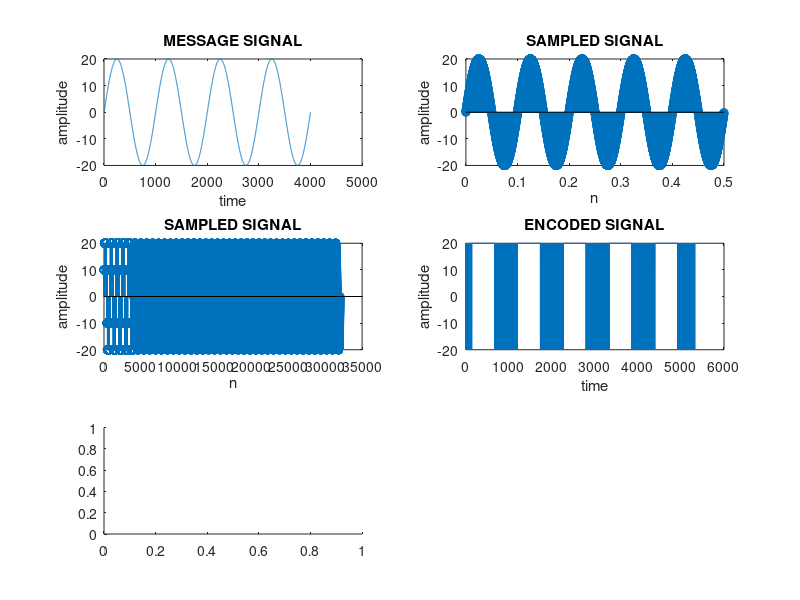

Write MATLAB code to recreate this figure. (Note: this script raises an error after producing the figure.)
clc;
clear all;
close all;
f=1000
t=0:1/f:4;
A=20;
fs=8000;
msg_sig=A*sin(2*pi*t);
subplot(3,2,1);
plot(msg_sig);
xlabel('time');
ylabel('amplitude');
title('MESSAGE SIGNAL');

n=10;
n=0:1/fs:4;
samp_sig=A*sin(2*pi*f*n*0.01);
subplot(3,2,2);
stem(n(1:4*f),samp_sig(1:4*f));
xlabel('n');
ylabel('amplitude');
title('SAMPLED SIGNAL');

encoded=[];
sampled=samp_sig;
for i=1:f*4
    if (samp_sig(i)>=-20 & samp_sig(i)<-10)
        sampled(i)=-20;
    end
    if (samp_sig(i)>=-10 & samp_sig(i)<0)
        sampled(i)=-10;
        encoded=[encoded [-A A]];
    end
    if (samp_sig(i)>=0 & samp_sig(i)<10)
        sampled(i)=10;
        encoded=[encoded [A -A]];
    end
    if (samp_sig(i)>=10 & samp_sig(i)<20)
        sampled(i)=20;
        encoded=[encoded [A A]];
    end
  
end
subplot(3,2,3);
stem(sampled);
xlabel('n');
ylabel('amplitude');
title('SAMPLED SIGNAL');
subplot(3,2,4);
plot(encoded);
xlabel('time');
ylabel('amplitude');
title('ENCODED SIGNAL');

demod=[];
%decoding

decoded=[];
j=1;
for i=1:2:4*f
    if encoded(i)==0 & encoded(i+1)==0 
        demod(j)=-20;
    end
    if encoded(i)==0 & encoded(i+1)==1
        demod(j)=-10;
    end
    if encoded(i)==1 & encoded(i+1)==0
        demod(j)=10;
    end
    if encoded(i)==1 & encoded(i+1)==1 
        demod(j)=20;
    end
 
    j=j+1;
end
subplot(3,2,5);
stem(demod);
xlabel('n');
ylabel('amplitude');
title('DECODED SIGNAL');
subplot(3,2,6);
plot(demod);
xlabel('time');
ylabel('amplitude');
title('DEMODULATED SIGNAL');

    

    
